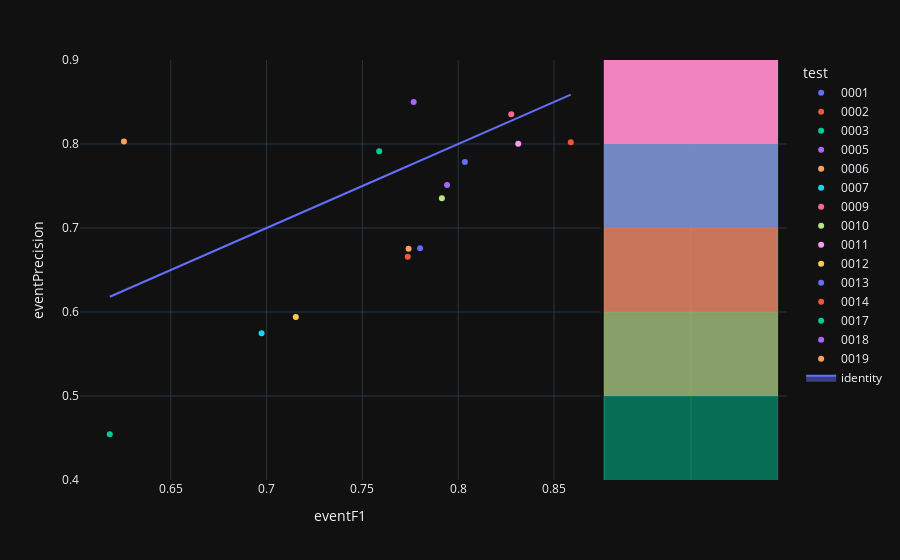

The notebook cell saved with this chart:
### Code cell
fig=px.scatter(experimentModels,x='eventF1',y='eventPrecision',color='test',hover_name='modelId', marginal_y="histogram")
fig.add_trace(
    go.Scatter(x=experimentModels['eventF1'], y=experimentModels['eventF1'], name="identity", mode='lines',fill="toself")
)
fig.show()

### Figure 1 — Plotly figure (JSON) as saved in the notebook; plotly's stock layout.template omitted (floating-point values rounded to 4 significant figures)
{"data": [{"hovertemplate": "<b>%{hovertext}</b><br><br>test=0001<br>eventF1=%{x}<br>eventPrecision=%{y}<extra></extra>", "hovertext": ["27775e1b-9adc-4ae7-9fcf-b3dbe38ca573"], "legendgroup": "0001", "marker": {"color": "#636efa", "symbol": "circle"}, "mode": "markers", "name": "0001", "orientation": "v", "showlegend": true, "x": [0.8035], "xaxis": "x", "y": [0.7785], "yaxis": "y", "type": "scatter"}, {"alignmentgroup": "True", "bingroup": "y", "hovertemplate": "test=0001<br>eventPrecision=%{y}<br>count=%{x}<extra></extra>", "legendgroup": "0001", "marker": {"color": "#636efa"}, "name": "0001", "offsetgroup": "0001", "opacity": 0.5, "showlegend": false, "xaxis": "x2", "y": [0.7785], "yaxis": "y2", "type": "histogram"}, {"hovertemplate": "<b>%{hovertext}</b><br><br>test=0002<br>eventF1=%{x}<br>eventPrecision=%{y}<extra></extra>", "hovertext": ["363d6b1b-23e4-4aa5-8a2e-a2aa6c9a2bd0"], "legendgroup": "0002", "marker": {"color": "#EF553B", "symbol": "circle"}, "mode": "markers", "name": "0002", "orientation": "v", "showlegend": true, "x": [0.8587], "xaxis": "x", "y": [0.8022], "yaxis": "y", "type": "scatter"}, {"alignmentgroup": "True", "bingroup": "y", "hovertemplate": "test=0002<br>eventPrecision=%{y}<br>count=%{x}<extra></extra>", "legendgroup": "0002", "marker": {"color": "#EF553B"}, "name": "0002", "offsetgroup": "0002", "opacity": 0.5, "showlegend": false, "xaxis": "x2", "y": [0.8022], "yaxis": "y2", "type": "histogram"}, {"hovertemplate": "<b>%{hovertext}</b><br><br>test=0003<br>eventF1=%{x}<br>eventPrecision=%{y}<extra></extra>", "hovertext": ["09d246cf-df61-4da1-b690-e0c8338d819c"], "legendgroup": "0003", "marker": {"color": "#00cc96", "symbol": "circle"}, "mode": "markers", "name": "0003", "orientation": "v", "showlegend": true, "x": [0.6182], "xaxis": "x", "y": [0.4545], "yaxis": "y", "type": "scatter"}, {"alignmentgroup": "True", "bingroup": "y", "hovertemplate": "test=0003<br>eventPrecision=%{y}<br>count=%{x}<extra></extra>", "legendgroup": "0003", "marker": {"color": "#00cc96"}, "name": "0003", "offsetgroup": "0003", "opacity": 0.5, "showlegend": false, "xaxis": "x2", "y": [0.4545], "yaxis": "y2", "type": "histogram"}, {"hovertemplate": "<b>%{hovertext}</b><br><br>test=0005<br>eventF1=%{x}<br>eventPrecision=%{y}<extra></extra>", "hovertext": ["d7547448-90e9-4379-8b6f-40fc4ce250cf"], "legendgroup": "0005", "marker": {"color": "#ab63fa", "symbol": "circle"}, "mode": "markers", "name": "0005", "orientation": "v", "showlegend": true, "x": [0.7768], "xaxis": "x", "y": [0.8501], "yaxis": "y", "type": "scatter"}, {"alignmentgroup": "True", "bingroup": "y", "hovertemplate": "test=0005<br>eventPrecision=%{y}<br>count=%{x}<extra></extra>", "legendgroup": "0005", "marker": {"color": "#ab63fa"}, "name": "0005", "offsetgroup": "0005", "opacity": 0.5, "showlegend": false, "xaxis": "x2", "y": [0.8501], "yaxis": "y2", "type": "histogram"}, {"hovertemplate": "<b>%{hovertext}</b><br><br>test=0006<br>eventF1=%{x}<br>eventPrecision=%{y}<extra></extra>", "hovertext": ["8494b8dc-14c3-4df3-a9e2-2569fced6b66"], "legendgroup": "0006", "marker": {"color": "#FFA15A", "symbol": "circle"}, "mode": "markers", "name": "0006", "orientation": "v", "showlegend": true, "x": [0.6256], "xaxis": "x", "y": [0.8031], "yaxis": "y", "type": "scatter"}, {"alignmentgroup": "True", "bingroup": "y", "hovertemplate": "test=0006<br>eventPrecision=%{y}<br>count=%{x}<extra></extra>", "legendgroup": "0006", "marker": {"color": "#FFA15A"}, "name": "0006", "offsetgroup": "0006", "opacity": 0.5, "showlegend": false, "xaxis": "x2", "y": [0.8031], "yaxis": "y2", "type": "histogram"}, {"hovertemplate": "<b>%{hovertext}</b><br><br>test=0007<br>eventF1=%{x}<br>eventPrecision=%{y}<extra></extra>", "hovertext": ["4ec9c4e1-e050-4cb3-911d-426930925d09"], "legendgroup": "0007", "marker": {"color": "#19d3f3", "symbol": "circle"}, "mode": "markers", "name": "0007", "orientation": "v", "showlegend": true, "x": [0.6974], "xaxis": "x", "y": [0.5748], "yaxis": "y", "type": "scatter"}, {"alignmentgroup": "True", "bingroup": "y", "hovertemplate": "test=0007<br>eventPrecision=%{y}<br>count=%{x}<extra></extra>", "legendgroup": "0007", "marker": {"color": "#19d3f3"}, "name": "0007", "offsetgroup": "0007", "opacity": 0.5, "showlegend": false, "xaxis": "x2", "y": [0.5748], "yaxis": "y2", "type": "histogram"}, {"hovertemplate": "<b>%{hovertext}</b><br><br>test=0009<br>eventF1=%{x}<br>eventPrecision=%{y}<extra></extra>", "hovertext": ["9f43f1cd-280c-4e7c-9c3a-a90f704900c2"], "legendgroup": "0009", "marker": {"color": "#FF6692", "symbol": "circle"}, "mode": "markers", "name": "0009", "orientation": "v", "showlegend": true, "x": [0.8277], "xaxis": "x", "y": [0.8353], "yaxis": "y", "type": "scatter"}, {"alignmentgroup": "True", "bingroup": "y", "hovertemplate": "test=0009<br>eventPrecision=%{y}<br>count=%{x}<extra></extra>", "legendgroup": "0009", "marker": {"color": "#FF6692"}, "name": "0009", "offsetgroup": "0009", "opacity": 0.5, "showlegend": false, "xaxis": "x2", "y": [0.8353], "yaxis": "y2", "type": "histogram"}, {"hovertemplate": "<b>%{hovertext}</b><br><br>test=0010<br>eventF1=%{x}<br>eventPrecision=%{y}<extra></extra>", "hovertext": ["285a2ff5-4005-4d2b-a89a-5108d2058c0f"], "legendgroup": "0010", "marker": {"color": "#B6E880", "symbol": "circle"}, "mode": "markers", "name": "0010", "orientation": "v", "showlegend": true, "x": [0.7915], "xaxis": "x", "y": [0.7355], "yaxis": "y", "type": "scatter"}, {"alignmentgroup": "True", "bingroup": "y", "hovertemplate": "test=0010<br>eventPrecision=%{y}<br>count=%{x}<extra></extra>", "legendgroup": "0010", "marker": {"color": "#B6E880"}, "name": "0010", "offsetgroup": "0010", "opacity": 0.5, "showlegend": false, "xaxis": "x2", "y": [0.7355], "yaxis": "y2", "type": "histogram"}, {"hovertemplate": "<b>%{hovertext}</b><br><br>test=0011<br>eventF1=%{x}<br>eventPrecision=%{y}<extra></extra>", "hovertext": ["7bee7b22-c6a4-482c-866e-cfd36aa7b2f8"], "legendgroup": "0011", "marker": {"color": "#FF97FF", "symbol": "circle"}, "mode": "markers", "name": "0011", "orientation": "v", "showlegend": true, "x": [0.8313], "xaxis": "x", "y": [0.8004], "yaxis": "y", "type": "scatter"}, {"alignmentgroup": "True", "bingroup": "y", "hovertemplate": "test=0011<br>eventPrecision=%{y}<br>count=%{x}<extra></extra>", "legendgroup": "0011", "marker": {"color": "#FF97FF"}, "name": "0011", "offsetgroup": "0011", "opacity": 0.5, "showlegend": false, "xaxis": "x2", "y": [0.8004], "yaxis": "y2", "type": "histogram"}, {"hovertemplate": "<b>%{hovertext}</b><br><br>test=0012<br>eventF1=%{x}<br>eventPrecision=%{y}<extra></extra>", "hovertext": ["883a5eb1-e984-44b0-91e9-1c97b07d1547"], "legendgroup": "0012", "marker": {"color": "#FECB52", "symbol": "circle"}, "mode": "markers", "name": "0012", "orientation": "v", "showlegend": true, "x": [0.7153], "xaxis": "x", "y": [0.5941], "yaxis": "y", "type": "scatter"}, {"alignmentgroup": "True", "bingroup": "y", "hovertemplate": "test=0012<br>eventPrecision=%{y}<br>count=%{x}<extra></extra>", "legendgroup": "0012", "marker": {"color": "#FECB52"}, "name": "0012", "offsetgroup": "0012", "opacity": 0.5, "showlegend": false, "xaxis": "x2", "y": [0.5941], "yaxis": "y2", "type": "histogram"}, {"hovertemplate": "<b>%{hovertext}</b><br><br>test=0013<br>eventF1=%{x}<br>eventPrecision=%{y}<extra></extra>", "hovertext": ["d082b8f6-ee32-4a9f-9ba6-34d399073207"], "legendgroup": "0013", "marker": {"color": "#636efa", "symbol": "circle"}, "mode": "markers", "name": "0013", "orientation": "v", "showlegend": true, "x": [0.7801], "xaxis": "x", "y": [0.6758], "yaxis": "y", "type": "scatter"}, {"alignmentgroup": "True", "bingroup": "y", "hovertemplate": "test=0013<br>eventPrecision=%{y}<br>count=%{x}<extra></extra>", "legendgroup": "0013", "marker": {"color": "#636efa"}, "name": "0013", "offsetgroup": "0013", "opacity": 0.5, "showlegend": false, "xaxis": "x2", "y": [0.6758], "yaxis": "y2", "type": "histogram"}, {"hovertemplate": "<b>%{hovertext}</b><br><br>test=0014<br>eventF1=%{x}<br>eventPrecision=%{y}<extra></extra>", "hovertext": ["f50ea95d-2bb9-445c-8b79-9aabf91249a6"], "legendgroup": "0014", "marker": {"color": "#EF553B", "symbol": "circle"}, "mode": "markers", "name": "0014", "orientation": "v", "showlegend": true, "x": [0.7737], "xaxis": "x", "y": [0.6659], "yaxis": "y", "type": "scatter"}, {"alignmentgroup": "True", "bingroup": "y", "hovertemplate": "test=0014<br>eventPrecision=%{y}<br>count=%{x}<extra></extra>", "legendgroup": "0014", "marker": {"color": "#EF553B"}, "name": "0014", "offsetgroup": "0014", "opacity": 0.5, "showlegend": false, "xaxis": "x2", "y": [0.6659], "yaxis": "y2", "type": "histogram"}, {"hovertemplate": "<b>%{hovertext}</b><br><br>test=0017<br>eventF1=%{x}<br>eventPrecision=%{y}<extra></extra>", "hovertext": ["b3f70ca6-b339-46f7-9496-6b9dc83c64d5"], "legendgroup": "0017", "marker": {"color": "#00cc96", "symbol": "circle"}, "mode": "markers", "name": "0017", "orientation": "v", "showlegend": true, "x": [0.7588], "xaxis": "x", "y": [0.7914], "yaxis": "y", "type": "scatter"}, {"alignmentgroup": "True", "bingroup": "y", "hovertemplate": "test=0017<br>eventPrecision=%{y}<br>count=%{x}<extra></extra>", "legendgroup": "0017", "marker": {"color": "#00cc96"}, "name": "0017", "offsetgroup": "0017", "opacity": 0.5, "showlegend": false, "xaxis": "x2", "y": [0.7914], "yaxis": "y2", "type": "histogram"}, {"hovertemplate": "<b>%{hovertext}</b><br><br>test=0018<br>eventF1=%{x}<br>eventPrecision=%{y}<extra></extra>", "hovertext": ["ccdc74da-8ec0-4a1f-9a06-bc28dab8ca56"], "legendgroup": "0018", "marker": {"color": "#ab63fa", "symbol": "circle"}, "mode": "markers", "name": "0018", "orientation": "v", "showlegend": true, "x": [0.7942], "xaxis": "x", "y": [0.7511], "yaxis": "y", "type": "scatter"}, {"alignmentgroup": "True", "bingroup": "y", "hovertemplate": "test=0018<br>eventPrecision=%{y}<br>count=%{x}<extra></extra>", "legendgroup": "0018", "marker": {"color": "#ab63fa"}, "name": "0018", "offsetgroup": "0018", "opacity": 0.5, "showlegend": false, "xaxis": "x2", "y": [0.7511], "yaxis": "y2", "type": "histogram"}, {"hovertemplate": "<b>%{hovertext}</b><br><br>test=0019<br>eventF1=%{x}<br>eventPrecision=%{y}<extra></extra>", "hovertext": ["4da8bffe-f10a-480e-acc3-7db0600b37d7"], "legendgroup": "0019", "marker": {"color": "#FFA15A", "symbol": "circle"}, "mode": "markers", "name": "0019", "orientation": "v", "showlegend": true, "x": [0.7741], "xaxis": "x", "y": [0.6753], "yaxis": "y", "type": "scatter"}, {"alignmentgroup": "True", "bingroup": "y", "hovertemplate": "test=0019<br>eventPrecision=%{y}<br>count=%{x}<extra></extra>", "legendgroup": "0019", "marker": {"color": "#FFA15A"}, "name": "0019", "offsetgroup": "0019", "opacity": 0.5, "showlegend": false, "xaxis": "x2", "y": [0.6753], "yaxis": "y2", "type": "histogram"}, {"fill": "toself", "mode": "lines", "name": "identity", "x": [0.8035, 0.8587, 0.6182, 0.7768, 0.6256, 0.6974, 0.8277, 0.7915, 0.8313, 0.7153, 0.7801, 0.7737, 0.7588, 0.7942, 0.7741], "y": [0.8035, 0.8587, 0.6182, 0.7768, 0.6256, 0.6974, 0.8277, 0.7915, 0.8313, 0.7153, 0.7801, 0.7737, 0.7588, 0.7942, 0.7741], "type": "scatter"}], "layout": {"xaxis": {"anchor": "y", "domain": [0.0, 0.7363], "title": {"text": "eventF1"}}, "yaxis": {"anchor": "x", "domain": [0.0, 1.0], "title": {"text": "eventPrecision"}}, "xaxis2": {"anchor": "y2", "domain": [0.7413, 1.0], "matches": "x2", "showticklabels": false, "showline": false, "ticks": "", "showgrid": true}, "yaxis2": {"anchor": "x2", "domain": [0.0, 1.0], "matches": "y", "showticklabels": false, "showgrid": true}, "legend": {"title": {"text": "test"}, "tracegroupgap": 0}, "margin": {"t": 60}, "barmode": "overlay"}}
